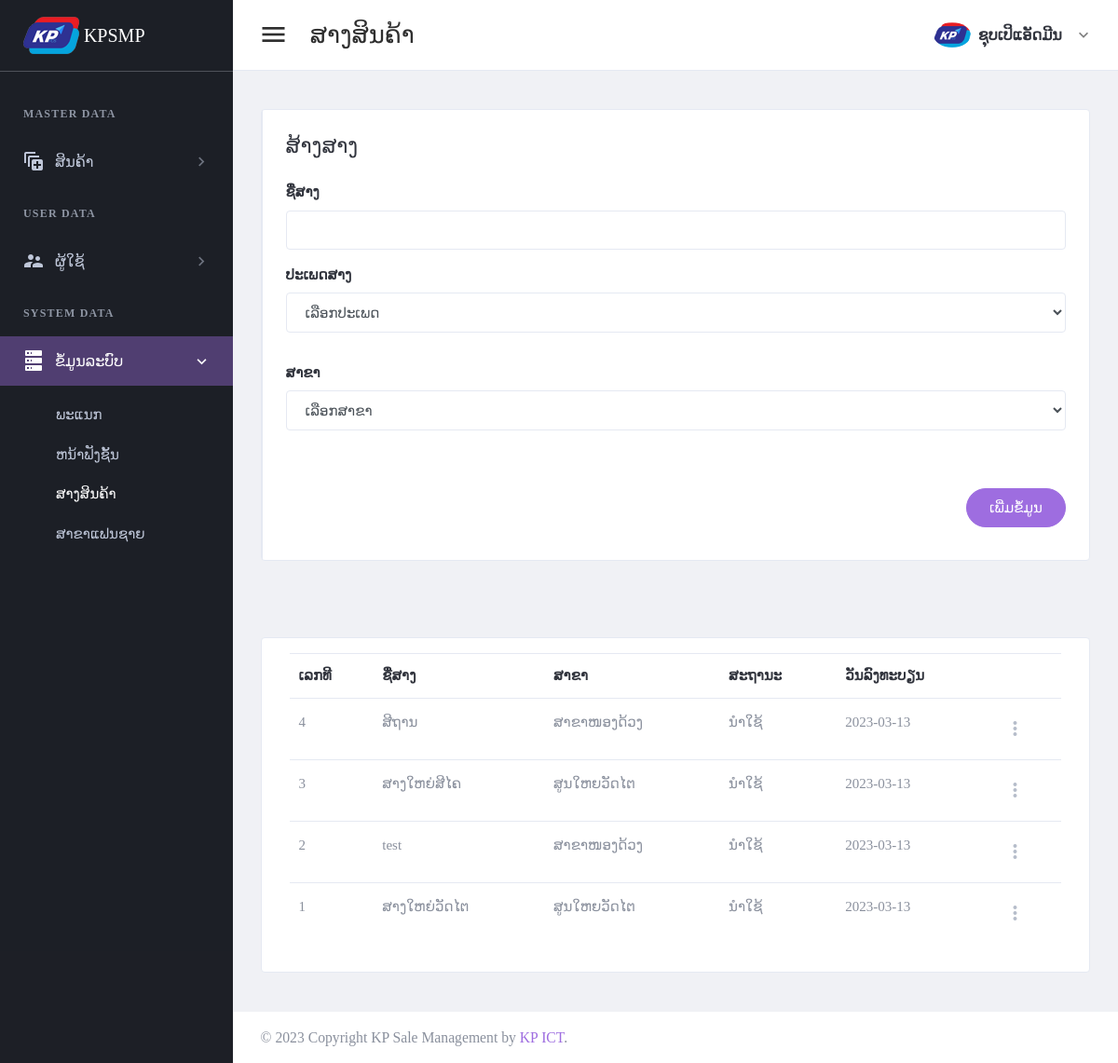
The page /page/warehouse.php (signed in) on the database as committed earlier.
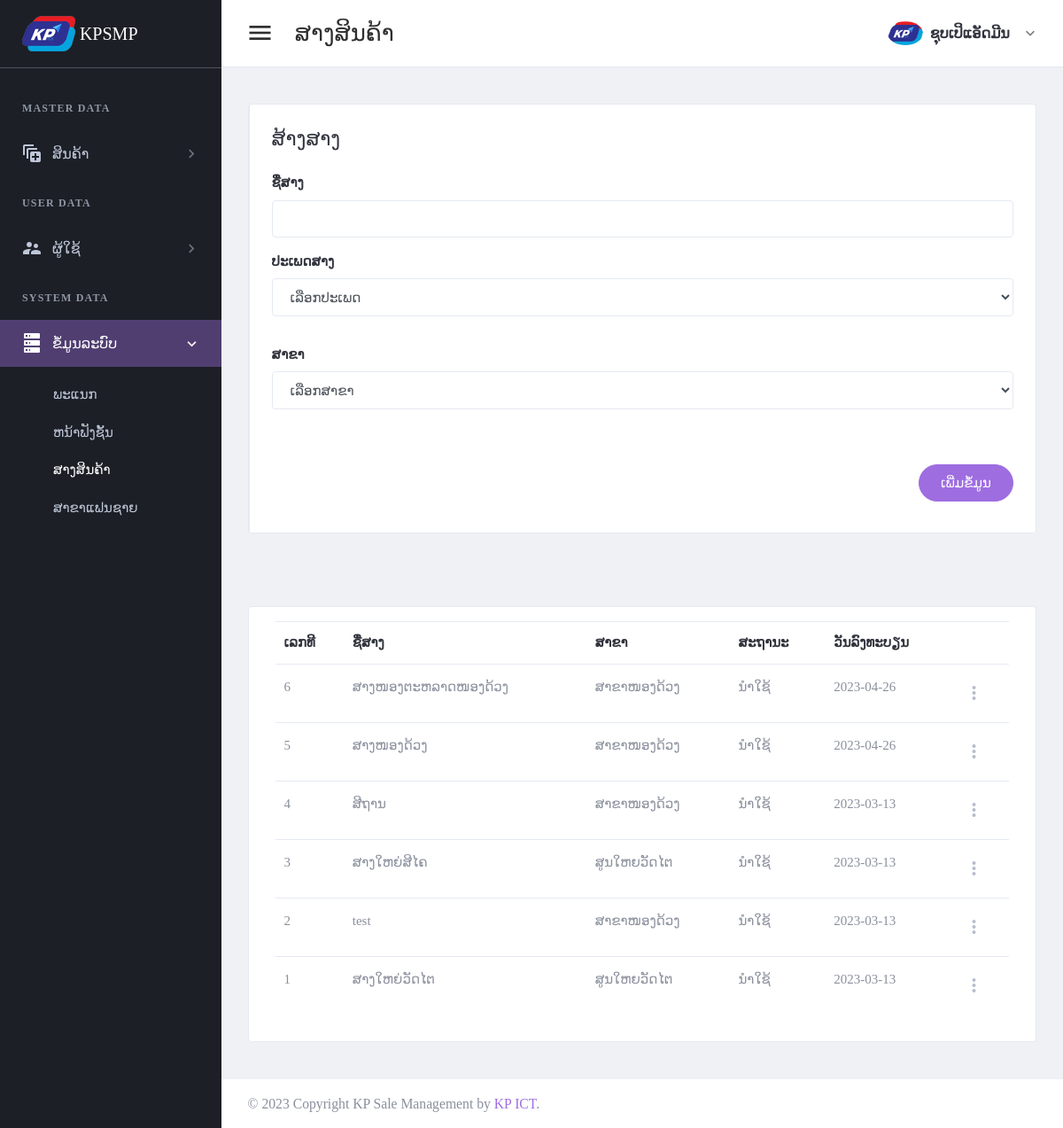
The same page on the database as committed later.
### tables this page shows
CREATE TABLE `tbl_header_title` (
  `ht_id` int(11) NOT NULL,
  `ht_name` varchar(300) DEFAULT NULL
);

CREATE TABLE `tbl_sub_title` (
  `st_id` int(11) NOT NULL,
  `st_name` varchar(300) DEFAULT NULL,
  `icon_code` varchar(100) DEFAULT NULL,
  `ht_id` int(11) DEFAULT NULL
);

CREATE TABLE `tbl_page_title` (
  `pt_id` int(11) NOT NULL,
  `pt_name` varchar(300) DEFAULT NULL,
  `ptf_name` varchar(100) DEFAULT NULL,
  `st_id` int(11) DEFAULT NULL
);

CREATE TABLE `tbl_warehouse` (
  `wh_id` int(11) NOT NULL,
  `wh_name` varchar(150) DEFAULT NULL,
  `wh_status` int(11) DEFAULT NULL,
  `wh_type` int(11) DEFAULT NULL,
  `br_id` int(11) DEFAULT NULL,
  `add_by` int(11) DEFAULT NULL,
  `date_register` date DEFAULT NULL
);

CREATE TABLE `tbl_branch` (
  `br_id` int(11) NOT NULL,
  `br_name` varchar(150) DEFAULT NULL,
  `br_status` int(11) DEFAULT NULL,
  `br_type` int(11) DEFAULT NULL,
  `add_by` int(11) DEFAULT NULL,
  `date_register` date DEFAULT NULL
);

### setting/checksession.php (called while the page is built, shortened)
<?php
	if($_SESSION['id_users'] == "" )
	{
	header("location:logout.php");
	}
	  else{
		$role_id = $_SESSION["role_id"];
		$role_level = $_SESSION["role_level"];
	}
?>

### page/warehouse.php (the view, shortened to what the changed rows need)
<?php
include("../setting/checksession.php");
include("../setting/conn.php");
$header_name = "ສາງສິນຄ້າ";
$header_click = "4";
?>
<!DOCTYPE html>
<html lang="en" dir="ltr">
<head>
    <?php
    include("../setting/callcss.php");
    ?>
</head>
<body class="navbar-fixed sidebar-fixed" id="body">
    <div class="wrapper">
        <?php include "menu.php"; ?>
        <div class="page-wrapper">
            <div class="content-wrapper">
                <div class="content">
                    <div class="card card-default">
                        <div class="card-body">
                            <table id="productsTable" class="table table-hover table-product" style="width:100%">
                                <thead>
                                    <tr>
                                        <th>ເລກທີ</th>
                                        <th>ຊື່ສາງ</th>
                                        <th>ສາຂາ</th>
                                        <th>ສະຖານະ</th>
                                        <th>ວັນລົງທະບຽນ</th>
                                        <th></th>
                                    </tr>
                                </thead>
                                <tbody>
                                    <?php
                                    if ($role_level <= 2) {
                                        $syntax = "";
                                    } else {
                                        $syntax = "where br_id = '$br_id'";
                                    }
                                    $stmt4 = $conn->prepare("select wh_id,wh_name,a.date_register,br_name,
                                    (case when wh_status = 1 then 'ນຳໃຊ້' else 'ປິດແລ້ວ' end ) as wh_status
                                    from tbl_warehouse a
                                    left join tbl_branch b on a.br_id = b.br_id
                                    $syntax
                                    order by wh_id desc
                                    ");
                                    $stmt4->execute();
                                    if ($stmt4->rowCount() > 0) {
                                        while ($row4 = $stmt4->fetch(PDO::FETCH_ASSOC)) {
                                            $wh_id = $row4['wh_id'];
                                    ?>
                                            <tr>
                                                <td><?php echo "$wh_id"; ?></td>
                                                <td><?php echo $row4['wh_name']; ?></td>
                                                <td><?php echo $row4['br_name']; ?></td>
                                                <td><?php echo $row4['wh_status']; ?></td>
                                                <td><?php echo $row4['date_register']; ?></td>
                                                <td>
                                                    <div class="dropdown">
                                                        <a class="dropdown-toggle icon-burger-mini" href="#" role="button" id="dropdownMenuLink" data-toggle="dropdown" aria-haspopup="true" aria-expanded="false" data-display="static">
                                                        </a>
                                                    </div>
                                                </td>
                                            </tr>
                                    <?php
                                        }
                                    }
                                    ?>
                                </tbody>
                            </table>
                        </div>
                    </div>
                </div>
            </div>
        </div>
    </div>
</body>
</html>

### page/menu.php (shortened to what the changed rows need)
<aside class="left-sidebar sidebar-dark" id="left-sidebar">
  <div id="sidebar" class="sidebar sidebar-with-footer">
    <div class="sidebar-left" data-simplebar style="height: 100%;">
      <ul class="nav sidebar-inner" id="sidebar-menu">
        <?php
        $stmt = $conn->prepare(" SELECT distinct a.ht_id,ht_name
        FROM tbl_header_title a
        left join tbl_role_page b on a.ht_id = b.ht_id
        where role_id ='$role_id'
        order by  a.ht_id asc ");
        $stmt->execute();
        if ($stmt->rowCount() > 0) {
          while ($row = $stmt->fetch(PDO::FETCH_ASSOC)) {
            $ht_id = $row['ht_id'];
            $ht_name = $row['ht_name'];
        ?>
            <li class="section-title"> <?php echo "$ht_name"; ?></li>
            <?php
            $stmt1 = $conn->prepare("SELECT distinct a.st_id,st_name,role_id,icon_code
            FROM tbl_sub_title a
            left join tbl_role_page b on a.st_id = b.st_id
            where a.ht_id = '$ht_id' and role_id ='$role_id'
            order by a.st_id asc ");
            $stmt1->execute();
            if ($stmt1->rowCount() > 0) {
              while ($row1 = $stmt1->fetch(PDO::FETCH_ASSOC)) {
                $st_name = $row1['st_name'];
                $st_id = $row1['st_id'];
                $icon_code = $row1['icon_code'];
            ?>
                <li class='has-sub <?php if ($header_click == "$st_id") {  echo "active expand"; } ?>'>
                  <a class="sidenav-item-link" href="javascript:void(0)" data-toggle="collapse" data-target='#<?php echo "$st_name"; ?>' aria-expanded="false" aria-controls="<?php echo "$st_name"; ?>">
                    <i class="mdi <?php echo"$icon_code";?>"></i>
                    <span class="nav-text"> <?php echo "$st_name"; ?> </span> <b class="caret"></b>
                  </a>
                  <ul class='collapse <?php if ($header_click == "$st_id" ) { echo "show"; } ?>' id="<?php echo "$st_name"; ?>" data-parent="#sidebar-menu">
                    <div class="sub-menu">
                      <?php
                      $stmt2 = $conn->prepare(" SELECT pt_name,ptf_name
                      FROM tbl_page_title a
                      left join tbl_role_page b on a.pt_id = b.pt_id
                      where a.st_id = '$st_id' and role_id ='$role_id'
                      order by a.pt_id asc ");
                      $stmt2->execute();
                      if ($stmt2->rowCount() > 0) {
                        while ($row2 = $stmt2->fetch(PDO::FETCH_ASSOC)) {
                          $pt_name = $row2['pt_name'];
                      ?>
                          <li class="<?php if ($header_name ==  $row2['pt_name']) { echo "active"; } ?>">
                            <a class="sidenav-item-link" href='<?php echo $row2['ptf_name'] ?>'>
                              <span class="nav-text"><?php echo"$pt_name";?></span>
                            </a>
                          </li>
                      <?php
                        }
                      }
                      ?>
                    </div>
                  </ul>
              <?php
              }
            }
              ?>
                </li>
            <?php
          }
        }
            ?>
      </ul>
    </div>
  </div>
</aside>

Rows that differ between the two databases and show on the page:
added tbl_warehouse: wh_id "6", wh_name "ສາງໜອງຕະຫລາດໜອງດ້ວງ", br.br_name "ສາຂາໜອງດ້ວງ", wh_status "ນຳໃຊ້", date_register "2023-04-26"
added tbl_warehouse: wh_id "5", wh_name "ສາງໜອງດ້ວງ", br.br_name "ສາຂາໜອງດ້ວງ", wh_status "ນຳໃຊ້", date_register "2023-04-26"
